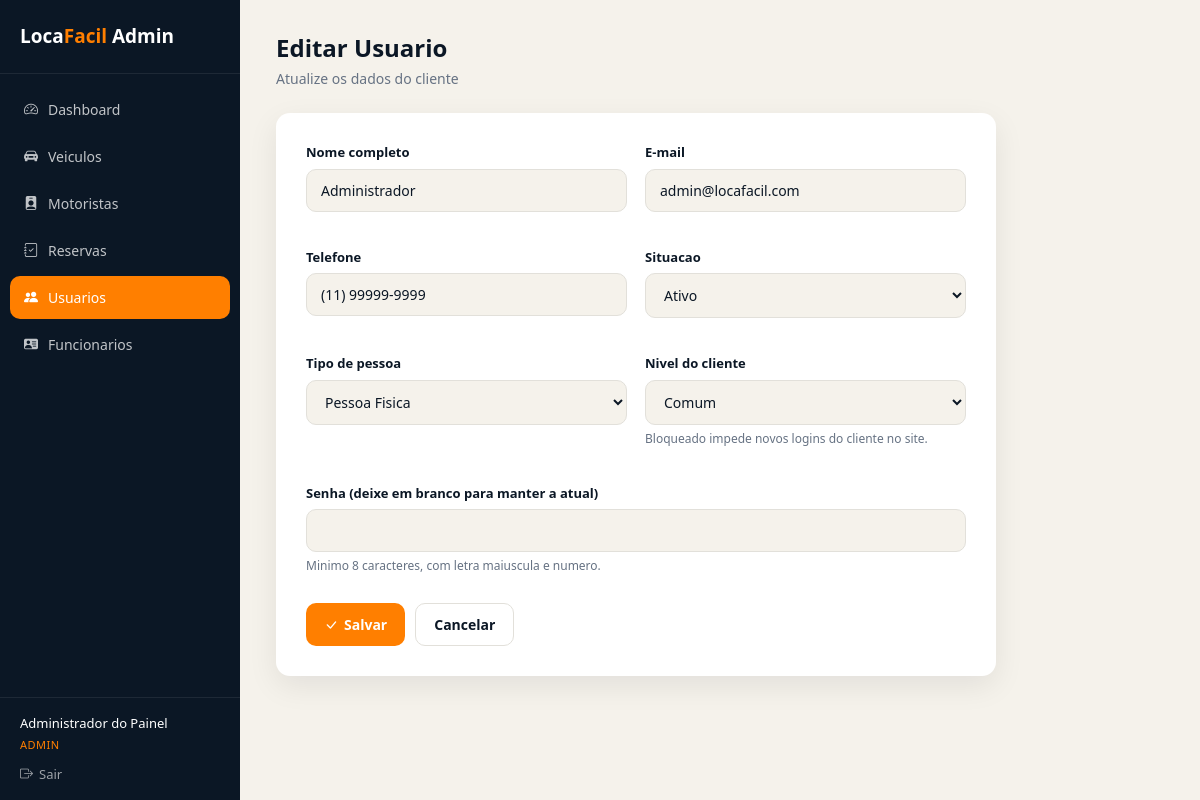
/admin/usuario_form.php?id=1 (signed in), run on the app's committed database.
### tables this page shows
CREATE TABLE IF NOT EXISTS usuarios (
    id INT AUTO_INCREMENT PRIMARY KEY,
    nome VARCHAR(160) NOT NULL,
    email VARCHAR(320) NOT NULL UNIQUE,
    telefone VARCHAR(24) NOT NULL,
    senhaHash VARCHAR(255) NOT NULL,
    situacao ENUM('ativo', 'inativo') DEFAULT 'ativo' NOT NULL,
    tipo_pessoa ENUM('fisica', 'juridica') DEFAULT 'fisica' NOT NULL,
    nivel_cliente ENUM('comum', 'vip', 'bloqueado') DEFAULT 'comum' NOT NULL,
    token_recuperacao VARCHAR(255) NULL,
    token_expira DATETIME NULL,
    tentativas_login INT DEFAULT 0 NOT NULL,
    bloqueado_ate DATETIME NULL,
    createdAt TIMESTAMP DEFAULT CURRENT_TIMESTAMP,
    updatedAt TIMESTAMP DEFAULT CURRENT_TIMESTAMP ON UPDATE CURRENT_TIMESTAMP,
    INDEX idx_email (email),
    INDEX idx_situacao (situacao)
);

### admin/usuario_form.php (the view, shortened to what this page needs)
<?php
require_once __DIR__ . '/includes/admin_auth.php';
$id = isset($_GET['id']) ? (int) $_GET['id'] : null;
$usuario = ['nome' => '', 'email' => '', 'telefone' => '', 'situacao' => 'ativo', 'tipo_pessoa' => 'fisica', 'nivel_cliente' => 'comum'];
if ($id) {
    $stmt = $pdo->prepare("SELECT * FROM usuarios WHERE id = ?");
    $stmt->execute([$id]);
    $encontrado = $stmt->fetch();
    $usuario = $encontrado;
}
require __DIR__ . '/includes/layout_topo.php';
?>
<div class="form-card">
    <form method="post">
        <div class="form-grid">
            <div class="form-grupo">
                <label>Nome completo</label>
                <input type="text" name="nome" required value="<?php echo htmlspecialchars($usuario['nome']); ?>">
            </div>
            <div class="form-grupo">
                <label>E-mail</label>
                <input type="email" name="email" required value="<?php echo htmlspecialchars($usuario['email']); ?>">
            </div>
            <div class="form-grupo">
                <label>Telefone</label>
                <input type="text" name="telefone" data-mask="telefone" required placeholder="(00) 00000-0000" value="<?php echo htmlspecialchars($usuario['telefone']); ?>">
            </div>
            <div class="form-grupo">
                <label>Situacao</label>
                <select name="situacao">
                    <option value="ativo" <?php echo $usuario['situacao'] === 'ativo' ? 'selected' : ''; ?>>Ativo</option>
                </select>
            </div>
            <div class="form-grupo">
                <label>Tipo de pessoa</label>
                <select name="tipo_pessoa">
                    <option value="fisica" <?php echo $usuario['tipo_pessoa'] === 'fisica' ? 'selected' : ''; ?>>Pessoa Fisica</option>
                </select>
            </div>
            <div class="form-grupo">
                <label>Nivel do cliente</label>
                <select name="nivel_cliente">
                    <option value="comum" <?php echo $usuario['nivel_cliente'] === 'comum' ? 'selected' : ''; ?>>Comum</option>
                </select>
                <small>Bloqueado impede novos logins do cliente no site.</small>
            </div>
            <div class="form-grupo full">
                <label>Senha <?php echo $id ? '(deixe em branco para manter a atual)' : ''; ?></label>
                <input type="password" name="senha" minlength="8" <?php echo $id ? '' : 'required'; ?>>
                <small>Minimo 8 caracteres, com letra maiuscula e numero.</small>
            </div>
        </div>
        <div class="form-acoes">
            <button type="submit" class="btn-primary"><i class="bi bi-check-lg"></i> Salvar</button>
            <a href="usuarios.php" class="btn-secondary">Cancelar</a>
        </div>
    </form>
</div>
<?php require __DIR__ . '/includes/layout_rodape.php'; ?>

### admin/css/admin.css (style rules this page uses)
* { margin: 0; padding: 0; box-sizing: border-box; }
:root { --primary: #ff7f00; --primary-dark: #e66e00; --dark: #0b1725; --dark-soft: #1a2a3e; --light: #f5f2eb; --white: #ffffff; --gray: #667283; --gray-light: #e2e0da; --danger: #d64545; --success: #2e9e5b; --shadow: 0 10px 30px rgba(7, 18, 30, 0.08); }
body { font-family: 'Segoe UI', Arial, sans-serif; background: var(--light); color: var(--dark); line-height: 1.5; }
a { text-decoration: none; color: inherit; }
button, input, select { font-family: inherit; font-size: 14px; }
.btn-primary, .btn-secondary, .btn-danger { display: inline-flex; align-items: center; gap: 6px; padding: 10px 18px; border-radius: 10px; border: none; cursor: pointer; font-size: 14px; font-weight: 600; transition: all 0.2s; }
.btn-primary { background: var(--primary); color: var(--white); }
.btn-secondary { background: var(--white); color: var(--dark); border: 1px solid var(--gray-light); }
.form-card { background: var(--white); border-radius: 14px; box-shadow: var(--shadow); padding: 30px; max-width: 720px; }
.form-grid { display: grid; grid-template-columns: 1fr 1fr; gap: 18px; }
.form-grupo { margin-bottom: 18px; }
.form-grupo.full { grid-column: 1 / -1; }
.form-grupo label { display: block; font-size: 13px; font-weight: 600; margin-bottom: 6px; color: var(--dark); }
.form-grupo input, .form-grupo select, .form-grupo textarea { width: 100%; padding: 11px 14px; border-radius: 10px; border: 1px solid var(--gray-light); background: var(--light); color: var(--dark); }
.form-grupo small { display: block; margin-top: 5px; color: var(--gray); font-size: 12px; }
.form-acoes { display: flex; gap: 10px; margin-top: 10px; }

### data on the page
usuarios: nome "Administrador", email "admin@locafacil.com", telefone "(11) 99999-9999", situacao "Ativo", tipo_pessoa "Pessoa Fisica", nivel_cliente "Comum"

### other printed values
$funcionario['nome'] "Administrador do Painel"
$funcionario['cargo'] "ADMIN"
$tituloPagina "Editar Usuario"
$subtituloPagina "Atualize os dados do cliente"
